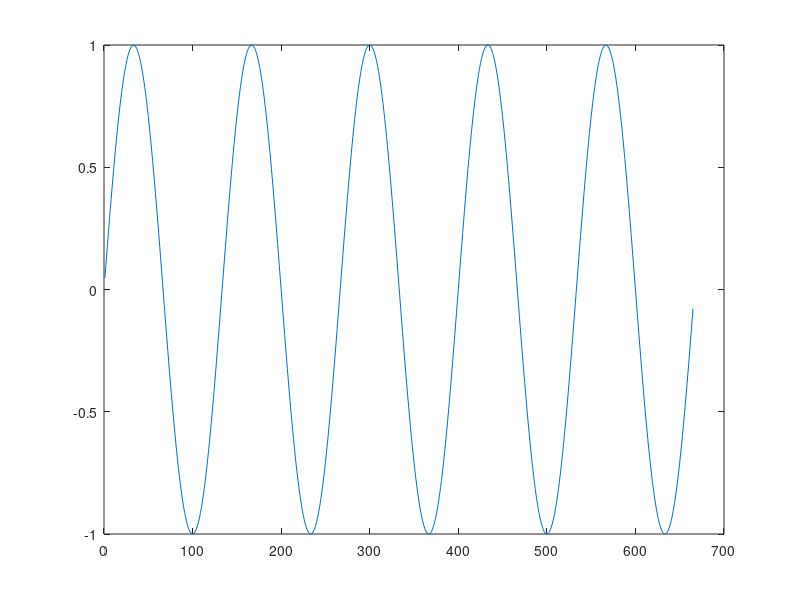

Write the MATLAB code that produced this figure. (Note: this script raises an error after producing the figure.)
% function [T, Txx] = solve3D(para, model, flag) %#codegen
clc
clear
close all
%等方性　境界の圧電性カット
%%
para.solution = struct('dx', 44e-6, 'dt', 5e-9, 'nt', 5000); % 空間、時間分解能は1.5MHzで計算すること
wd = 0.5 - 0.5 * cos(2 * pi * 1.5e6 * para.solution.dt * (1:round(1/1.5e6/ para.solution.dt)));
para.wave = single(sin(2 * pi * 1.5e6 *  para.solution.dt * (1:round(1/1.5e6/ para.solution.dt)*5)));

%%
hann_wd = hann(numel(para.wave));   % ← numel or length が正解
hann_wd = hann_wd.';  

% hann window
% para.wave = para.wave.*hann_wd;

figure;
plot(para.wave)

model = 'model/rat-tibia-rotated-model';

flag = true;
% flag = false;
%%
gpuDevice(1);
gpuDeviceTable

%% solve3D(para, 'model.mat', false);
%%%%%%%%%%%%%%%%%%%%%%%%%%%%%%%%%%%%%%%%%%%%%%%%%%%%%%%%%%%%%%%%%%%%%%%%%%%%%%%

load(model);

[nx, ny, nz] = size(input_model);
nx = single(nx);
ny = single(ny);
nz = single(nz);

is_model_normal = single(is_model);
is_model_normal(is_model_normal < 1) = 0;
is_model_share = single(meanMatrix(is_model_normal));
is_model_share(is_model_share < 1) = 0;
% rate = struct('axcial', 1 - 10^(-2.1/20 * 100 * para.solution.dx), 'normal', 1 - 10^(-3.1/20 * 100 * para.solution.dx), 'share', 1 - 10^(-5.2/20 * 100 * para.solution.dx));
rate = struct('axcial', 0, 'normal', 0, 'share', 0); % 今回は減衰ゼロで回す
run 'const/elastic_homo'
%% モデルを見る
volumeViewer(input_model)
%%
figure;
imagesc(squeeze(model(440, 156:356, 150:350)))
saveas(gcf, "cut_xslice.fig")

%% 入力波形作成
input_wave = single(zeros(1, para.solution.nt * 2));
input_wave(1, 1:length(para.wave)) = para.wave;

%%
if flag
  run 'const/gpu_matrix_ForFDTD'
  is_model_share = gpuArray(is_model_share);
  is_model_normal = gpuArray(is_model_normal);
else
  run 'const/cpu_matrix'
end


a = figure;
a.Position = [50 -100 1200 750];
c = round(15e-3/ para.solution.dx/2);

tt = gpuArray(zeros(1, para.solution.nt));

hole_x = 440;
hole_y = 256;
hole_z = 308;

range_y = 156:356;
range_z = 150:350;

outDirTxy = 'Result/Tyy';
outDirTyz = 'Result/Tyz';
outDirTzx = 'Result/Tzz';

dataTxy = gpuArray(single(zeros(ny, nz)));
dataTyz = gpuArray(single(zeros(ny, nz)));
dataTzx = gpuArray(single(zeros(ny, nz)));


tic

%%
for s = 1:para.solution.nt

  [Txx, Tyy, Tzz] = send_wave(Txx, Tyy, Tzz, input_model, input_wave(s));

  [Ux, Uy, Uz, Txx, Tyy, Tzz, Tyz, Tzx, Txy] ...
    = FDTD3D_3(Ux, Uy, Uz, Txx, Tyy, Tzz, Tyz, Tzx, Txy,  ...
    dtdx ...
    , nx, ny, nz, is_model_normal, is_model_share);

  [Txx, Tyy, Tzz, hig] ...
    = higdon3D(Txx, Tyy, Tzz, hig, h, nx, ny, nz);

  %%%%

  if rem(s, 10) == 0
    drawnow
    %%
    subplot(2,2,1); imagesc(squeeze(Txx(:, 256, :))); axis equal tight; caxis([-0.5 0.5]);
    subplot(2,2,2); imagesc(squeeze(Tyy(:, 256, :))); axis equal tight; caxis([-0.5 0.5]);
    subplot(2,2,3); imagesc(squeeze(Tzz(:, 256, :))); axis equal tight; caxis([-0.5 0.5]);
    subplot(2,2,4); imagesc(squeeze(Tzx(hole_x, range_y, range_z))); axis equal tight; 
    saveas(gcf, sprintf('image_per100/image_%04d.png', s))
    
    %% 観測波形
    dataTxy = squeeze(Tyy(hole_x, range_y, range_z));
    dataTyz = squeeze(Tyz(hole_x, range_y, range_z));
    dataTzx = squeeze(Tzz(hole_x, range_y, range_z));

    fileName_Txy = fullfile(outDirTxy, sprintf("wave10_Tyy_%04d.csv", s));
    fileName_Tyz = fullfile(outDirTyz, sprintf("wave10_Tyz_%04d.csv", s));
    fileName_Tzx = fullfile(outDirTzx, sprintf("wave10_Tzz_%04d.csv", s));
    writematrix(dataTxy,fileName_Txy);
    writematrix(dataTyz,fileName_Tyz)
    writematrix(dataTzx,fileName_Tzx)
  end

  clc
  sprintf('回転数: %d回/%d回', s, para.solution.nt)
  time = toc / s * (para.solution.nt - s);
  tt(1, s) = time;
  sprintf('残り時間: %d時間 %d分%0.3f秒', round(rem(time / 3600, 60)), rem(round(time / 60), 60), round(rem(time, 60), 3))

  

end
T = toc
